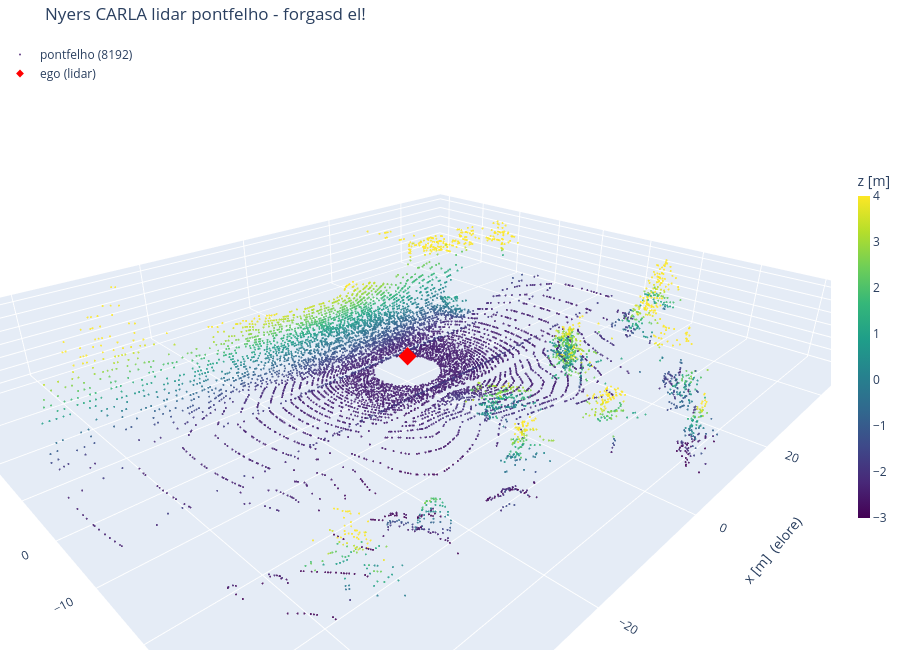

Notebook source saved alongside this figure:
### Markdown cell above
### Interaktiv 3D nezet

A fenti abrak statikusak: a felulnezet elrejti a magassagot, az oldalnezet a
szelesseget. Egy pontfelhonel viszont pont a terbeli szerkezet a lenyeg -
ezert erdemes korbejarni.

Az alabbi abra **egerrel forgathato es zoomolhato**:

- bal gomb + huzas - forgatas
- gorgo - zoom
- jobb gomb + huzas (vagy ket ujj) - eltolas
- dupla klikk - visszaallas alaphelyzetbe

A szin a magassag (z). Igy latszik, ami a 2D nezetekbol nem: hol van az ut
sikja, hol allnak a falak, hol vannak jarmuvek, es mennyire ritkul a felho
kifele (a lidar sugarai legyezoszeruen nyilnak, ezert tavol egyre nagyobb a
res ket sav kozott).

### Code cell
def show_3d(pts, title="", max_points=25000, size=1.2, extra=None,
            height=650):
    """Interaktiv 3D pontfelho a notebookban (plotly).

    pts        : (N, 3) numpy tomb vagy torch tenzor
    max_points : ennel tobb pontot leritkitunk - 25k folott a bongeszo
                 akadozni kezd, es ugyis atlathatatlan
    extra      : opcionalis lista tovabbi pontfelhokrol, amiket ra akarunk
                 rajzolni: [(pontok, "nev", "szin", meret), ...]
    """
    pts = pts.cpu().numpy() if hasattr(pts, "cpu") else np.asarray(pts)

    # Ritkitas, hogy a bongeszo ne akadjon meg.
    if len(pts) > max_points:
        sel = np.random.default_rng(0).choice(len(pts), max_points, replace=False)
        pts = pts[sel]

    traces = [go.Scatter3d(
        x=pts[:, 0], y=pts[:, 1], z=pts[:, 2],
        mode="markers",
        marker=dict(size=size, color=pts[:, 2], colorscale="Viridis",
                    cmin=-3, cmax=4, opacity=0.85,
                    colorbar=dict(title="z [m]", thickness=12, len=0.6)),
        name=f"pontfelho ({len(pts)})",
        hovertemplate="x %{x:.1f}<br>y %{y:.1f}<br>z %{z:.1f}<extra></extra>",
    )]

    # Az auto helye: a lidar az origoban van (x=0, z=2.4 a szenzor magassaga,
    # de a pontok mar a szenzorhoz kepest vannak megadva).
    traces.append(go.Scatter3d(
        x=[0], y=[0], z=[0], mode="markers",
        marker=dict(size=6, color="red", symbol="diamond"),
        name="ego (lidar)", hoverinfo="name"))

    for e_pts, e_name, e_color, e_size in (extra or []):
        e_pts = e_pts.cpu().numpy() if hasattr(e_pts, "cpu") else np.asarray(e_pts)
        traces.append(go.Scatter3d(
            x=e_pts[:, 0], y=e_pts[:, 1], z=e_pts[:, 2], mode="markers",
            marker=dict(size=e_size, color=e_color), name=e_name))

    fig = go.Figure(traces)
    fig.update_layout(
        title=title,
        height=height,
        margin=dict(l=0, r=0, t=40 if title else 0, b=0),
        legend=dict(x=0, y=1),
        scene=dict(
            # aspectmode="data": a harom tengely ARANYA a valos meretekbol
            # jon. Enelkul a plotly kockara nyujtja a jelenetet, es a lapos
            # ut-sik magasnak tunne.
            aspectmode="data",
            xaxis_title="x [m]  (elore)",
            yaxis_title="y [m]  (balra)",
            zaxis_title="z [m]  (fel)",
            # Kezdo kameraallas: kicsit hatulrol-felulrol, mint egy
            # kovetokamera - igy egybol felismerheto a jelenet.
            camera=dict(eye=dict(x=-1.4, y=-1.4, z=0.9)),
        ),
    )
    fig.show()


show_3d(x_train[0], title="Nyers CARLA lidar pontfelho - forgasd el!")

### Figure 1 — Plotly figure (JSON) as saved in the notebook; plotly's stock layout.template omitted (floating-point values rounded to 4 significant figures; data arrays with more than 128 entries replaced by an {"elided": "..."} marker saying what was removed)
{"data": [{"hovertemplate": "x %{x:.1f}<br>y %{y:.1f}<br>z %{z:.1f}<extra></extra>", "marker": {"cmax": 4, "cmin": -3, "color": {"elided": "8192 float values"}, "colorbar": {"len": 0.6, "thickness": 12, "title": {"text": "z [m]"}}, "colorscale": [[0, "#440154"], [0.1111, "#482878"], [0.2222, "#3e4989"], [0.3333, "#31688e"], [0.4444, "#26828e"], [0.5556, "#1f9e89"], [0.6667, "#35b779"], [0.7778, "#6ece58"], [0.8889, "#b5de2b"], [1, "#fde725"]], "opacity": 0.85, "size": 1.2}, "mode": "markers", "name": "pontfelho (8192)", "type": "scatter3d", "x": {"elided": "8192 float values"}, "y": {"elided": "8192 float values"}, "z": {"elided": "8192 float values"}}, {"hoverinfo": "name", "marker": {"color": "red", "size": 6, "symbol": "diamond"}, "mode": "markers", "name": "ego (lidar)", "type": "scatter3d", "x": [0], "y": [0], "z": [0]}], "layout": {"height": 650, "legend": {"x": 0, "y": 1}, "margin": {"b": 0, "l": 0, "r": 0, "t": 40}, "scene": {"aspectmode": "data", "camera": {"eye": {"x": -1.4, "y": -1.4, "z": 0.9}}, "xaxis": {"title": {"text": "x [m]  (elore)"}}, "yaxis": {"title": {"text": "y [m]  (balra)"}}, "zaxis": {"title": {"text": "z [m]  (fel)"}}}, "title": {"text": "Nyers CARLA lidar pontfelho - forgasd el!"}}}
